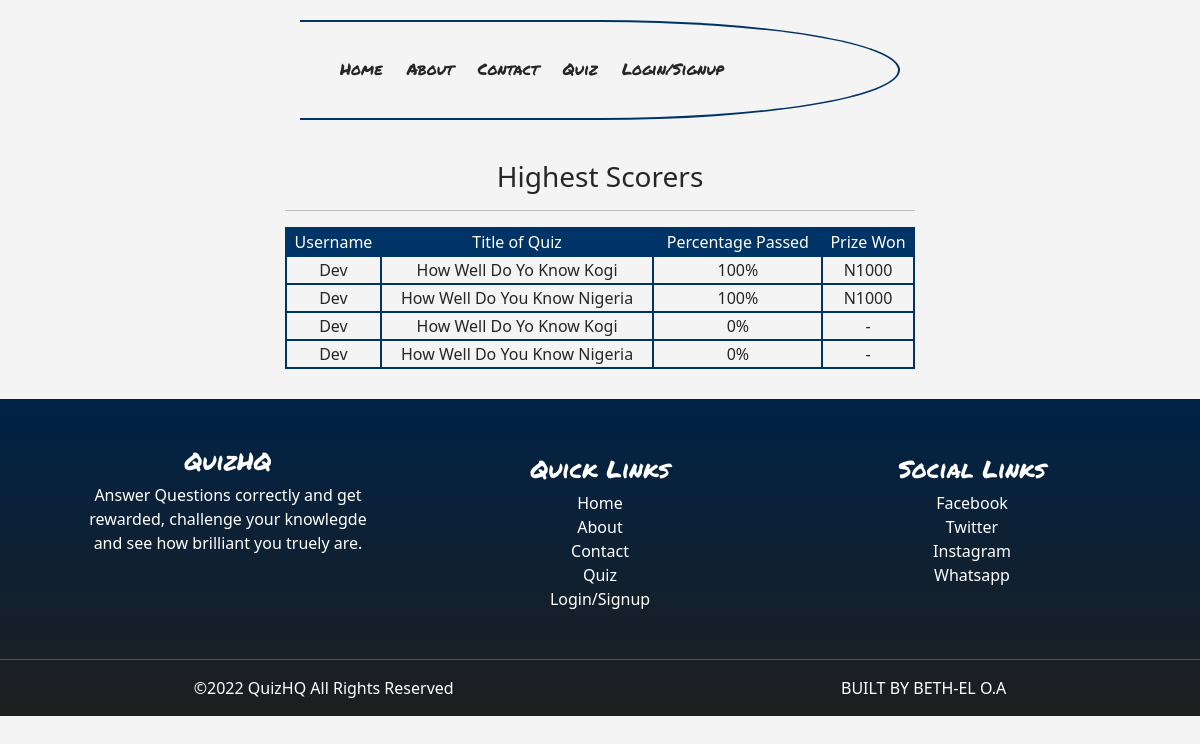
The app's page /leader_board/ with its own data.
### eduone/models.py (models this page shows, shortened)
class Score(models.Model):
    user = models.ForeignKey(User, on_delete=models.CASCADE)
    quiz = models.ForeignKey(Quiz, on_delete=models.CASCADE)
    questions = models.IntegerField()
    passed = models.IntegerField()
    failed = models.IntegerField()
    time_in = models.DateTimeField(auto_now_add=True)
    @property
    def get_percentage(self):
        return math.floor((self.passed / self.questions) * 100)
    class Meta:
        ordering = ['passed']

class Quiz(models.Model):
    author = models.ForeignKey(User, on_delete=models.DO_NOTHING)
    title = models.CharField(max_length=225)
    duration = models.IntegerField()
    prize = models.CharField(max_length=225)
    fee = models.IntegerField()
    active = models.BooleanField(default=False)

### eduone/views.py (the view)
# urls.py: path('leader_board/', views.top_winners, name='leader_board'),
def top_winners(request):
    results = Score.objects.order_by('-passed')[:10]
    context = {'results':results}
    return render(request, 'top_rank.html', context)

### templates/top_rank.html
{% extends 'base.html' %}
{% load static %}
{% block content %}
<div class="container">
    <div class="login">
        <h3 class="text-center">Highest Scorers</h3>
        <hr>
        <table class="text-center" id="top-table">
            <thead>
                <tr>
                    <td>Username</td>
                    <td>Title of Quiz</td>
                    <td>Percentage Passed</td>
                    <td>Prize Won</td>
                </tr>
            </thead>
            <tbody>
                {% for res in results %}
                <tr>
                    <td>{{res.user.username}}</td>
                    <td>{{res.quiz.title}}</td>
                    <td>{{res.get_percentage}}%</td>
                    {% if res.get_percentage < 100 %}
                    <td> - </td>
                    {% else %}
                    <td>N{{res.quiz.prize}}</td>
                    {% endif %}
                </tr>
                {% endfor %}
            </tbody>
        </table>
    </div>
</div>
{% endblock content %}

### templates/base.html (shortened to what this page needs)
{% load static %}
<!DOCTYPE html>
<html lang="en">
<head>
    <link rel="stylesheet" href="https://use.fontawesome.com/releases/v5.11.2/css/all.css">
    <link href="{% static 'css/bootstrap.css' %}" rel="stylesheet">
    <link href="{% static 'css/base.css' %}" rel="stylesheet">
</head>
<body>
   {% include 'nav.html' %}
    {% block content %}
    {% endblock content %}
    {% include 'footer.html' %}
</body>
</html>

### templates/nav.html (shortened to what this page needs)
{% load static %}
<nav class="navi">
    <div class="nav-container">
        <div class="nav-link"><a href="{% url 'home' %}">Home</a></div>
        <div class="nav-link"><a href="{% url 'about' %}">About</a></div>
        <div class="nav-link"><a href="{% url 'contact' %}">Contact</a></div>
        <div class="nav-link"><a href="{% url 'quiz_list' %}">Quiz</a></div>
        {% if user.is_authenticated %}
        <div class="nav-link"><a href="{% url 'dashboard' %}">Dashboard</a></div>
        <div class="nav-link"><a href="{% url 'account_logout' %}">Logout</a></div>
        {% else %}
        <div class="nav-link"><a href="{% url 'account_login' %}">Login/Signup</a></div>
        {% endif %}
    </div>
</nav>

### templates/footer.html
<footer>
    <div class="container mt-5 mb-5">
        <div class="myrow ">
            <div class="col-md-3 text-center">
                <h4 class="footer-head">QuizHQ</h4>
                <p>Answer Questions correctly and get rewarded, challenge your knowlegde and see how brilliant you truely are.</p>
            </div>
            <div class="col-md-3 text-center">
                <h4 class="mt-2 footer-head">Quick Links</h4>
                <div class="footer-link"><a href="{% url 'home' %}">Home</a></div>
                <div class="footer-link"><a href="{% url 'about' %}">About</a></div>
                <div class="footer-link"><a href="{% url 'contact' %}">Contact</a></div>
                <div class="footer-link"><a href="{% url 'quiz_list' %}">Quiz</a></div>
                {% if user.is_authenticated %}
                <div class="footer-link"><a href="{% url 'dashboard' %}">Dashboard</a></div>
                <div class="footer-link"><a href="{% url 'account_logout' %}">Logout</a></div>
                {% else %}
                <div class="footer-link"><a href="{% url 'account_login' %}">Login/Signup</a></div>
                {% endif %}
            </div>
            <div class="col-md-3 text-center">
                <h4 class="mt-2 footer-head">Social Links</h4>
                <div class="footer-link">Facebook</div>
                <div class="footer-link">Twitter</div>
                <div class="footer-link">Instagram</div>
                <div class="footer-link">Whatsapp</div>
            </div>
        </div>
    </div>
    <hr>
    <div class="d-flex justify-content-around"><p>&copy;2022 QuizHQ All Rights Reserved </p> <p>BUILT BY BETH-EL O.A</p></div>
</footer>

### static/css/base.css (style rules this page uses)
:root { --blue: #003366; --grey: #f4f4f4; --dark: #272525; --white: #fff }
body { background-color: var(--grey); color: var(--dark); overflow-x: hidden; }
a { text-decoration: none; }
.navi { max-width: 50%; height: 100px; margin: 0px auto; margin-top: 20px; margin-bottom: 20px; border-top: var(--blue) solid 2px; border-bottom: var(--blue) solid 2px; border-right: var(--blue) solid 2px; border-radius: 0% 50% 50% 0%; }
.nav-container { width: 90%; margin: 35px auto; }
.nav-link { display: inline; margin: 0px 10px; font-family: 'Permanent Marker', cursive; }
.nav-link a { color: var(--dark); }
.myrow { display: flex; justify-content: space-around; flex-wrap: nowrap; }
footer { position: relative; bottom: 0; left: 0; right: 0; height: auto; color: var(--white); overflow-x: hidden; background-image: linear-gradient(#002347, #1e1e1e); }
.footer-link a { color: var(--white); }
.footer-head { font-family: 'Permanent Marker', cursive; }
table { border-collapse: collapse; width: 100%; padding: 20px; }
#top-table { width: 100% !important; }
thead { background-color: var(--blue); color: var(--white); }
td { border: var(--blue) 2px solid; }
.login { padding: 20px; width: 60%; margin: 10px auto; }

### records on screen
Score: user.username "Dev", quiz "How Well Do Yo Know Kogi", get_percentage "100", quiz.prize "1000"
Score: user.username "Dev", quiz "How Well Do You Know Nigeria", get_percentage "100", quiz.prize "1000"
Score: user.username "Dev", quiz "How Well Do Yo Know Kogi", get_percentage "0"
Score: user.username "Dev", quiz "How Well Do You Know Nigeria", get_percentage "0"
